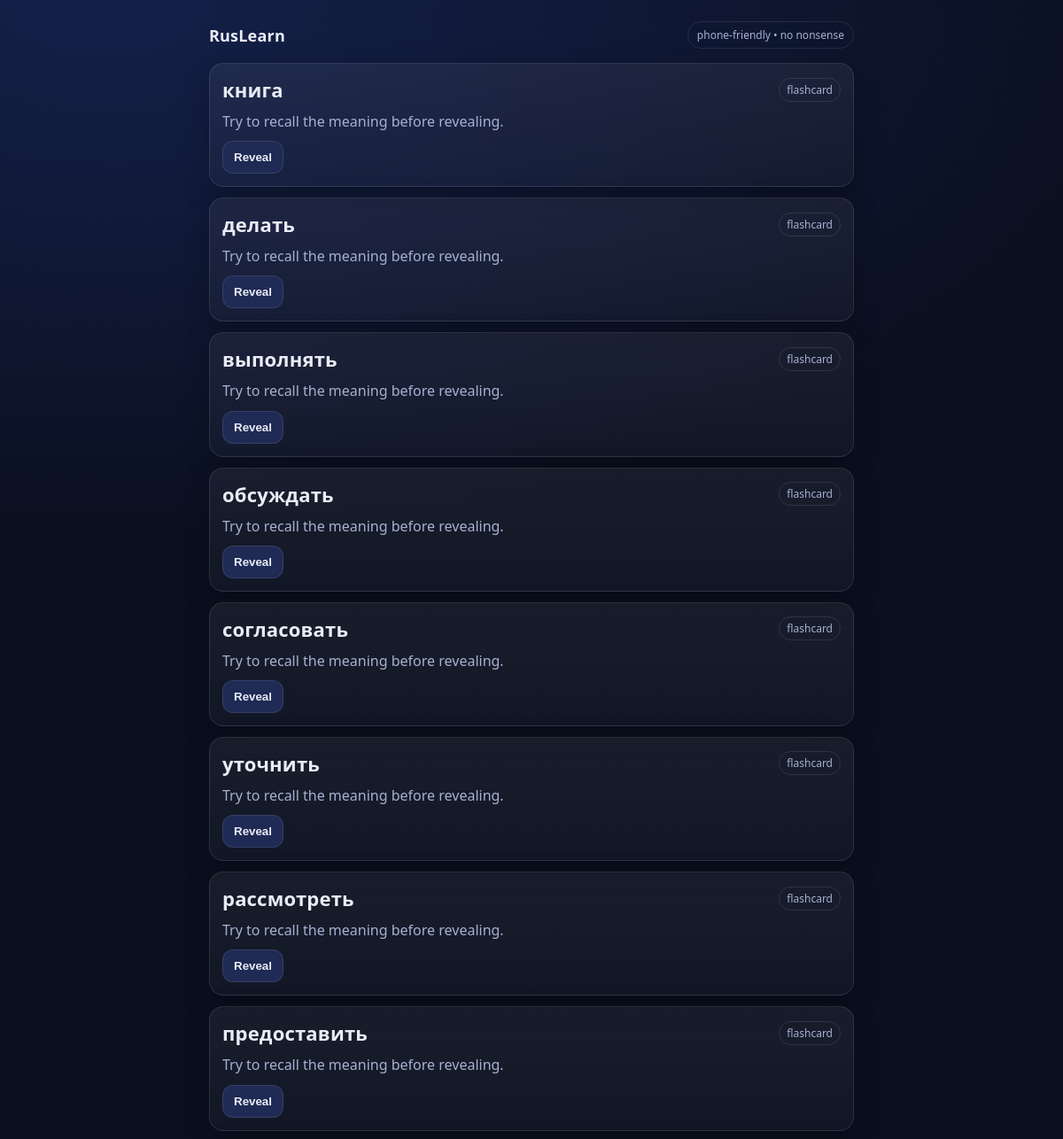
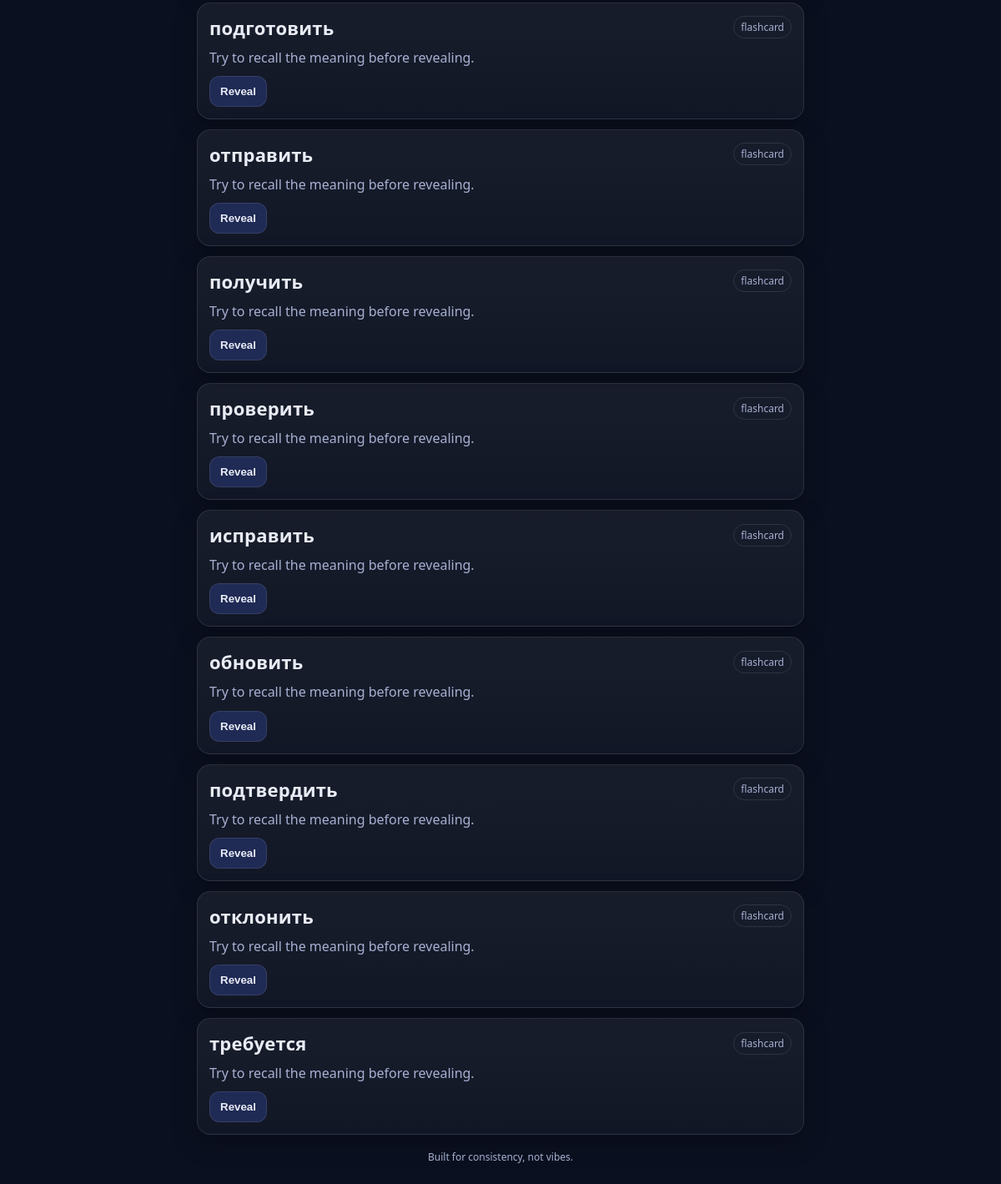
Before: / with the older database file (2 pictures, top to bottom).
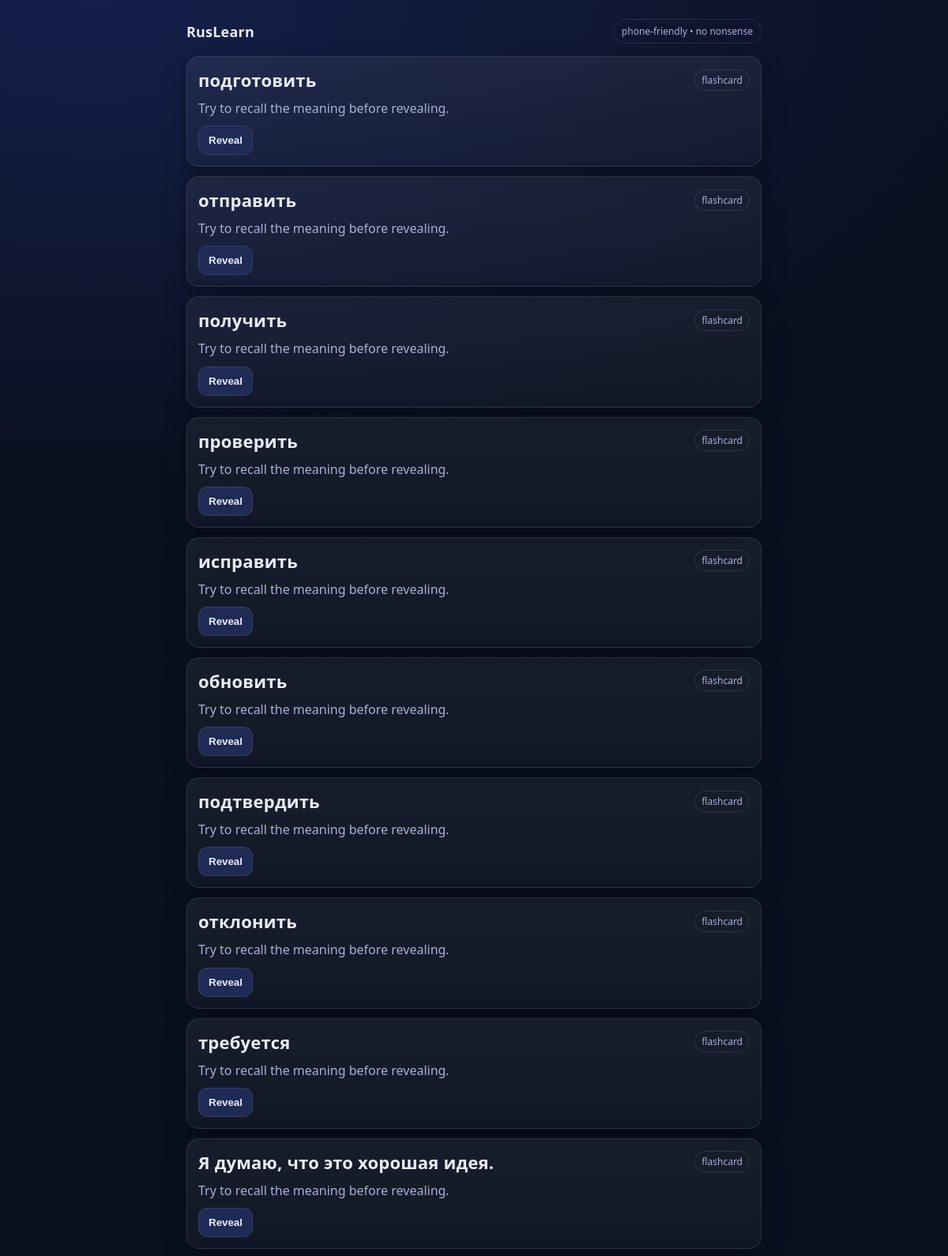
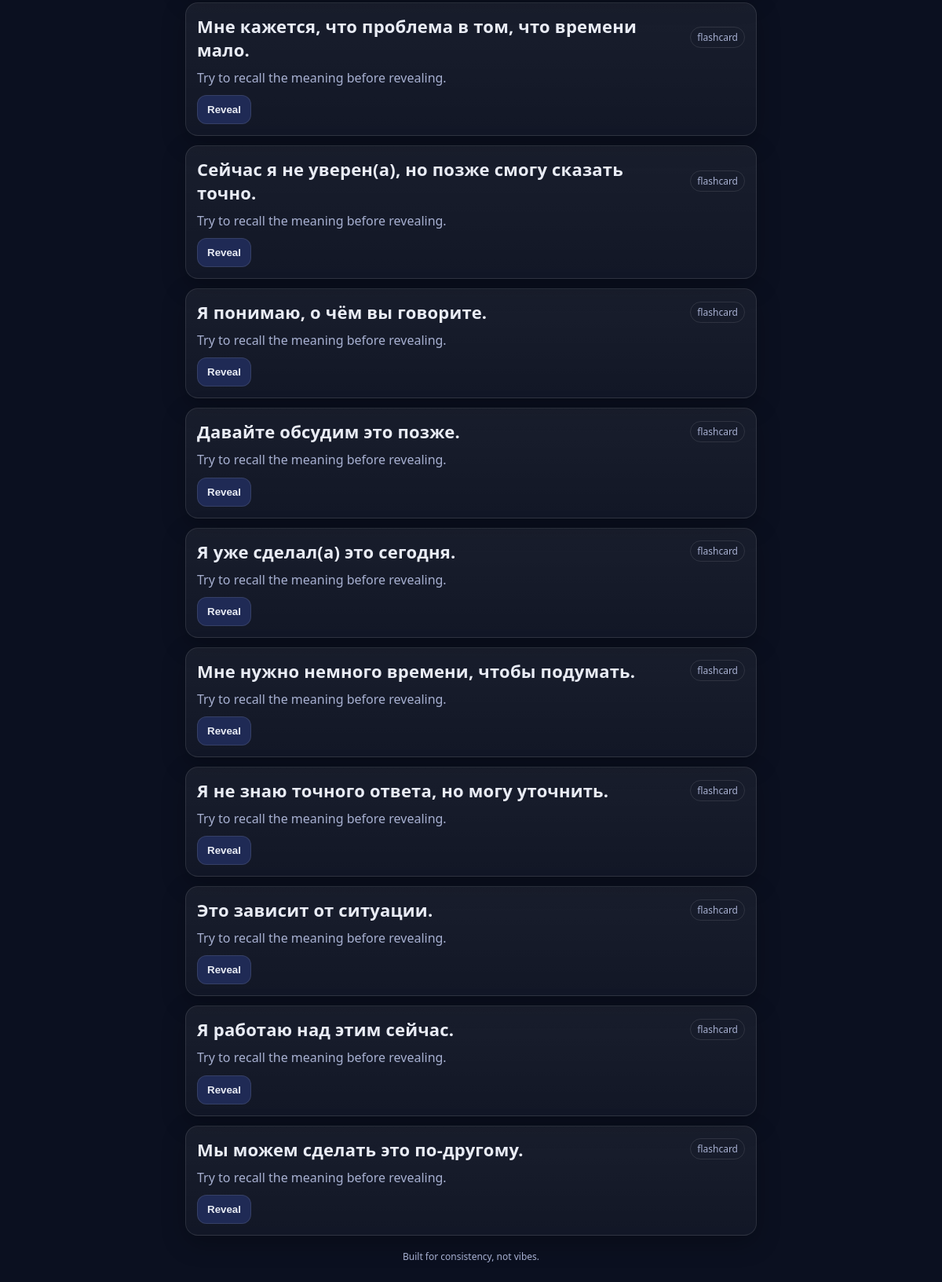
After: the same page with the newer database file (2 pictures, top to bottom).
### vocab/models.py (models this page shows, shortened)
class Word(models.Model):
    word = models.CharField(max_length=255, unique=True)
    translation = models.CharField(max_length=255)
    example = models.TextField(blank=True)
    times_seen = models.PositiveIntegerField(default=0)
    times_failed = models.PositiveIntegerField(default=0)
    last_reviewed = models.DateTimeField(null=True, blank=True)
    next_review = models.DateTimeField(default=timezone.now)

### vocab/views.py (the view)
# urls.py: path("", views.today, name="today"),
def today(request):
    words = Word.objects.filter(next_review__lte=timezone.now()).order_by("next_review")[:20]
    return render(request, "vocab/today.html", {"words": words})

### vocab/templates/vocab/today.html (shortened to what this page needs)
{% extends "vocab/base.html" %}
{% block content %}
  <div class="stack">
    {% if words %}
      {% for w in words %}
        <article class="card" data-card>
          <div class="row">
            <div class="word">{{ w.word }}</div>
            <div class="pill">flashcard</div>
          </div>
          <div class="content">
            <p class="muted">Try to recall the meaning before revealing.</p>
            <div class="actions">
              <button type="button" data-toggle>Reveal</button>
            </div>
          </div>
        </article>
      {% endfor %}
    {% else %}
      <div class="card">
        <div class="word">No words yet</div>
        <p class="muted">Import from Sheets and you’re good.</p>
      </div>
    {% endif %}
  </div>
{% endblock %}

Changed rows visible on the page:
no longer on this page (row edited): Word: word "книга"
no longer on this page (row edited): Word: word "делать"
no longer on this page (row edited): Word: word "выполнять"
no longer on this page (row edited): Word: word "обсуждать"
no longer on this page (row edited): Word: word "согласовать"
no longer on this page (row edited): Word: word "уточнить"
no longer on this page (row edited): Word: word "рассмотреть"
no longer on this page (row edited): Word: word "предоставить"
added Word: word "Я думаю, что это хорошая идея."
added Word: word "Мне кажется, что проблема в том, что времени мало."
added Word: word "Сейчас я не уверен(а), но позже смогу сказать точно."
added Word: word "Я понимаю, о чём вы говорите."
added Word: word "Давайте обсудим это позже."
added Word: word "Я уже сделал(а) это сегодня."
added Word: word "Мне нужно немного времени, чтобы подумать."
added Word: word "Я не знаю точного ответа, но могу уточнить."
added Word: word "Это зависит от ситуации."
added Word: word "Я работаю над этим сейчас."
added Word: word "Мы можем сделать это по-другому."
